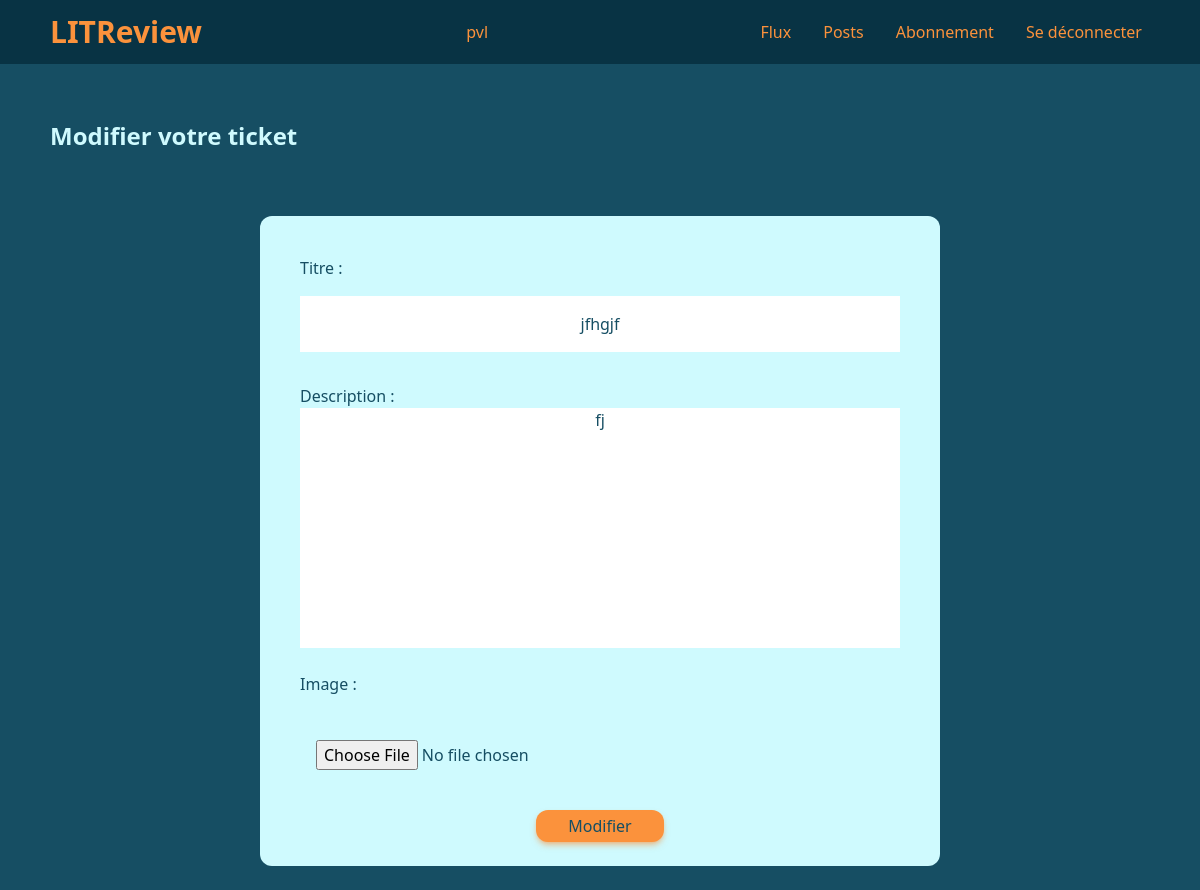
Page /review/ticket/75/update/ (signed in) on the committed database.
### authentication/models.py (models this page shows, shortened)
class User(AbstractBaseUser, PermissionsMixin):
    username = models.CharField(max_length=20, unique=True)
    is_active = models.BooleanField(default=True)
    is_superuser = models.BooleanField(default=False)
    is_staff = models.BooleanField(default=False)
    date_joined = models.DateTimeField(default=timezone.now)
    last_login = models.DateTimeField(blank=True, null=True)
    objects = CustomUserManager()
    USERNAME_FIELD = 'username'
    REQUIRED_FIELDS = []

### review/models.py (models this page shows, shortened)
class Ticket(models.Model):
    title = models.CharField(max_length=128)
    description = models.CharField(max_length=2048, blank=True)
    user = models.ForeignKey(to=settings.AUTH_USER_MODEL, on_delete=models.CASCADE)
    image = models.ImageField(null=True, blank=True)
    time_created = models.DateTimeField(auto_now_add=True)
    response = models.BooleanField(default=False)

### review/views.py (the view, shortened to what this page needs)
# urls.py: path('<str:content_type>/<int:id>/update/', views.UpdateContentView.as_view(), name='update'),
class UpdateContentView(LoginRequiredMixin, View):
    ticket_template = 'review/ticket_update.html'
    review_template = 'review/review_update.html'
    ticket_form_class = forms.TicketForm
    review_form_class = forms.ReviewFrom
    ticket_class = models.Ticket
    review_class = models.Review
    def get(self, request, content_type, id):
        if content_type == 'ticket':
            ticket = get_object_or_404(self.ticket_class, id=id)
            ticket_img = ticket.image if ticket.image else ''
            ticket.image = ''
            form = self.ticket_form_class(instance=ticket)
            return render(request, self.ticket_template, context={'form': form, 'img': ticket_img})
        elif content_type == 'review':
            review = get_object_or_404(self.review_class, id=id)
            form = self.review_form_class(instance=review)
            return render(request, self.review_template, context={'form': form, 'post': review.ticket})

### review/forms.py
class TicketForm(forms.ModelForm):
    title = forms.CharField(widget=forms.TextInput(attrs={'maxlength': 128}))
    description = forms.CharField(widget=forms.Textarea(attrs={'maxlength': 2048}))
    class Meta:
        model = models.Ticket
        fields = ['title', 'description', 'image']
    def __init__(self, *args, **kwargs):
        super().__init__(*args, **kwargs)
        self.fields['title'].label = 'Titre'

### review/templates/review/ticket_update.html (shortened to what this page needs)
{% extends 'base.html' %}
{% block content %}
    <div class="flex items-center w-full h-40">
        <h2>Modifier votre ticket</h2>
    </div>
    <form action="" method="post" enctype="multipart/form-data" class="form-post p-6" id="modify-ticket">
        <div class="modify-img-none">
            {{ form }}
        </div>
        <div id="test" class="flex flex-col">
            <p class="mb-3">Image :</p>
            {{ form.image }}
        </div>
        <button type="submit" class="btn px-8 py-1">Modifier</button>
    </form>
{% endblock %}

### templates/base.html (shortened to what this page needs)
<!DOCTYPE html>
<html lang="en">
<head>
    <link rel="stylesheet" href="/static/css/output.css">
</head>
<body class="bg-cyan-900">
    <div class="relative">
        <nav class="flex justify-center fixed top-0 left-0 right-0  h-16 bg-cyan-950 w-full" >
            <div class="nav-text flex justify-between items-center xl:w-2/3 lg:w-11/12">
                <h1>LITReview</h1>
                {% if user.is_authenticated %}
                <p>{{ user }}</p>
                <ul class="flex gap-4">
                    <li>
                        <a href="{% url 'flux' %}" class="nav-hover px-2">Flux</a>
                    </li>
                    <li>
                        <a href="{% url 'posts' %}" class="nav-hover px-2">Posts</a>
                    </li>
                    <li>
                        <a href="{% url 'follows' %}" class="nav-hover px-2">Abonnement</a>
                    </li>
                    <li>
                        <a href="{% url 'logout' %}" class="nav-hover px-2">Se déconnecter</a>
                    </li>
                </ul>
                {% endif %}
            </div>
        </nav>
    </div>
    <section class="flex justify-center w-full mt-14 mb-6 text-cyan-900">
        <div class="flex flex-col items-center xl:w-2/3 lg:w-11/12 w-full">
            {% block content %}{% endblock %}
        </div>
    </section>
</body>
</html>

### rows in the picture
User: username "pvl"
Ticket: title "jfhgjf", description "fj"
